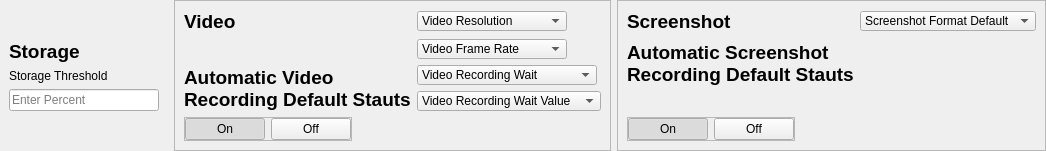
             <widget class="QFrame" name="configuration_header">
              <property name="frameShape">
               <enum>QFrame::NoFrame</enum>
              </property>
              <property name="frameShadow">
               <enum>QFrame::Raised</enum>
              </property>
              <layout class="QHBoxLayout" name="horizontalLayout_8">
               <property name="leftMargin">
                <number>0</number>
               </property>
               <property name="topMargin">
                <number>0</number>
               </property>
               <property name="rightMargin">
                <number>0</number>
               </property>
               <property name="bottomMargin">
                <number>0</number>
               </property>
               <item alignment="Qt::AlignLeft|Qt::AlignVCenter">
                <widget class="QFrame" name="frame_17">
                 <property name="frameShape">
                  <enum>QFrame::NoFrame</enum>
                 </property>
                 <property name="frameShadow">
                  <enum>QFrame::Raised</enum>
                 </property>
                 <layout class="QGridLayout" name="gridLayout_55">
                  <item row="1" column="1">
                   <widget class="QLabel" name="StorageThreshLabel">
                    <property name="font">
                     <font/>
                    </property>
                    <property name="text">
                     <string>Storage Threshold</string>
                    </property>
                    <property name="scaledContents">
                     <bool>false</bool>
                    </property>
                   </widget>
                  </item>
                  <item row="0" column="1">
                   <widget class="QLabel" name="StorageTitle">
                    <property name="font">
                     <font>
                      <pointsize>14</pointsize>
                      <weight>75</weight>
                      <bold>true</bold>
                     </font>
                    </property>
                    <property name="text">
                     <string>Storage</string>
                    </property>
                   </widget>
                  </item>
                  <item row="2" column="1">
                   <widget class="QLineEdit" name="StorageInValue">
                    <property name="minimumSize">
                     <size>
                      <width>150</width>
                      <height>0</height>
                     </size>
                    </property>
                    <property name="maximumSize">
                     <size>
                      <width>150</width>
                      <height>16777215</height>
                     </size>
                    </property>
                    <property name="text">
                     <string/>
                    </property>
                    <property name="maxLength">
                     <number>2</number>
                    </property>
                    <property name="placeholderText">
                     <string>Enter Percent</string>
                    </property>
                   </widget>
                  </item>
                 </layout>
                </widget>
               </item>
               <item>
                <widget class="QFrame" name="video_frame_2">
                 <property name="frameShape">
                  <enum>QFrame::StyledPanel</enum>
                 </property>
                 <property name="frameShadow">
                  <enum>QFrame::Raised</enum>
                 </property>
                 <layout class="QGridLayout" name="gridLayout_54">
                  <item row="4" column="0" alignment="Qt::AlignLeft|Qt::AlignBottom">
                   <widget class="QFrame" name="VideoStatButtonFrame">
                    <property name="frameShape">
                     <enum>QFrame::StyledPanel</enum>
                    </property>
                    <property name="frameShadow">
                     <enum>QFrame::Raised</enum>
                    </property>
                    <layout class="QGridLayout" name="gridLayout_68">
                     <property name="leftMargin">
                      <number>0</number>
                     </property>
                     <property name="topMargin">
                      <number>0</number>
                     </property>
                     <property name="rightMargin">
                      <number>0</number>
                     </property>
                     <property name="bottomMargin">
                      <number>0</number>
                     </property>
                     <item row="0" column="0">
                      <widget class="QPushButton" name="VideoStatOnButton">
                       <property name="text">
                        <string>On</string>
                       </property>
                       <property name="checkable">
                        <bool>true</bool>
                       </property>
                       <property name="checked">
                        <bool>true</bool>
                       </property>
                      </widget>
                     </item>
                     <item row="0" column="1">
                      <widget class="QPushButton" name="VideoStatusOffButton">
                       <property name="text">
                        <string>Off</string>
                       </property>
                       <property name="checkable">
                        <bool>true</bool>
                       </property>
                       <property name="checked">
                        <bool>false</bool>
                       </property>
                      </widget>
                     </item>
                    </layout>
                   </widget>
                  </item>
                  <item row="0" column="2">
                   <widget class="QComboBox" name="VideoResolutionSelect">
                    <property name="maximumSize">
                     <size>
                      <width>150</width>
                      <height>20</height>
                     </size>
                    </property>
                    <item>
                     <property name="text">
                      <string>Video Resolution</string>
                     </property>
                    </item>
                    <item>
                     <property name="text">
                      <string>360</string>
                     </property>
                    </item>
                    <item>
                     <property name="text">
                      <string>720</string>
                     </property>
                    </item>
                    <item>
                     <property name="text">
                      <string>480</string>
                     </property>
                    </item>
                    <item>
                     <property name="text">
                      <string>1080</string>
                     </property>
                    </item>
                   </widget>
                  </item>
                  <item row="3" column="2">
                   <widget class="QComboBox" name="WaitValueSelection">
                    <property name="maximumSize">
                     <size>
                      <width>220</width>
                      <height>20</height>
                     </size>
                    </property>
                    <item>
                     <property name="text">
                      <string>Video Recording Wait Value</string>
                     </property>
                    </item>
                    <item>
                     <property name="text">
                      <string>Seconds</string>
                     </property>
                    </item>
                    <item>
                     <property name="text">
                      <string>Minutes</string>
                     </property>
                    </item>
                    <item>
                     <property name="text">
                      <string>Hours</string>
                     </property>
                    </item>
                   </widget>
                  </item>
                  <item row="0" column="0" colspan="2">
                   <widget class="QLabel" name="VideoTitle">
                    <property name="font">
                     <font>
                      <pointsize>14</pointsize>
                      <weight>75</weight>
                      <bold>true</bold>
                     </font>
                    </property>
                    <property name="text">
                     <string>Video</string>
                    </property>
                   </widget>
                  </item>
                  <item row="2" column="2">
                   <widget class="QComboBox" name="VideoWaitSelection">
                    <property name="maximumSize">
                     <size>
                      <width>180</width>
                      <height>20</height>
                     </size>
                    </property>
                    <item>
                     <property name="text">
                      <string>Video Recording Wait</string>
                     </property>
                    </item>
                    <item>
                     <property name="text">
                      <string>15</string>
                     </property>
                    </item>
                    <item>
                     <property name="text">
                      <string>30</string>
                     </property>
                    </item>
                   </widget>
                  </item>
                  <item row="1" column="2">
                   <widget class="QComboBox" name="FrameRateSelect">
                    <property name="maximumSize">
                     <size>
                      <width>150</width>
                      <height>20</height>
                     </size>
                    </property>
                    <item>
                     <property name="text">
                      <string>Video Frame Rate</string>
                     </property>
                    </item>
                    <item>
                     <property name="text">
                      <string>15</string>
                     </property>
                    </item>
                    <item>
                     <property name="text">
                      <string>30</string>
                     </property>
                    </item>
                   </widget>
                  </item>
                  <item row="2" column="0" rowspan="2" colspan="2">
                   <widget class="QLabel" name="VideoAutoStat">
                    <property name="font">
                     <font>
                      <pointsize>14</pointsize>
                      <weight>75</weight>
                      <bold>true</bold>
                     </font>
                    </property>
                    <property name="text">
                     <string>Automatic Video Recording Default Stauts</string>
                    </property>
                    <property name="scaledContents">
                     <bool>false</bool>
                    </property>
                    <property name="wordWrap">
                     <bool>true</bool>
                    </property>
                   </widget>
                  </item>
                 </layout>
                </widget>
               </item>
               <item>
                <widget class="QFrame" name="frame_16">
                 <property name="frameShape">
                  <enum>QFrame::StyledPanel</enum>
                 </property>
                 <property name="frameShadow">
                  <enum>QFrame::Raised</enum>
                 </property>
                 <layout class="QGridLayout" name="gridLayout_56">
                  <item row="1" column="0" colspan="2">
                   <widget class="QLabel" name="ScreenshotStat">
                    <property name="font">
                     <font>
                      <pointsize>14</pointsize>
                      <weight>75</weight>
                      <bold>true</bold>
                     </font>
                    </property>
                    <property name="text">
                     <string>Automatic Screenshot Recording Default Stauts</string>
                    </property>
                    <property name="scaledContents">
                     <bool>false</bool>
                    </property>
                    <property name="wordWrap">
                     <bool>true</bool>
                    </property>
                   </widget>
                  </item>
                  <item row="0" column="0" colspan="2">
                   <widget class="QLabel" name="ScreenshotTitle">
                    <property name="font">
                     <font>
                      <pointsize>14</pointsize>
                      <weight>75</weight>
                      <bold>true</bold>
                     </font>
                    </property>
                    <property name="text">
                     <string>Screenshot</string>
                    </property>
                   </widget>
                  </item>
                  <item row="0" column="2">
                   <widget class="QComboBox" name="ScreenshotFormatDrop">
                    <property name="maximumSize">
                     <size>
                      <width>220</width>
                      <height>20</height>
                     </size>
                    </property>
                    <item>
                     <property name="text">
                      <string>Screenshot Format Default</string>
                     </property>
                    </item>
                    <item>
                     <property name="text">
                      <string>JPG</string>
                     </property>
                    </item>
                    <item>
                     <property name="text">
                      <string>PNG</string>
                     </property>
                    </item>
                   </widget>
                  </item>
                  <item row="2" column="0" alignment="Qt::AlignLeft|Qt::AlignBottom">
                   <widget class="QFrame" name="ScreenshotStatButtonFrame">
                    <property name="frameShape">
                     <enum>QFrame::StyledPanel</enum>
                    </property>
                    <property name="frameShadow">
                     <enum>QFrame::Raised</enum>
                    </property>
                    <layout class="QGridLayout" name="gridLayout_69">
                     <property name="leftMargin">
                      <number>0</number>
                     </property>
                     <property name="topMargin">
                      <number>0</number>
                     </property>
                     <property name="rightMargin">
                      <number>0</number>
                     </property>
                     <property name="bottomMargin">
                      <number>0</number>
                     </property>
                     <item row="0" column="0">
                      <widget class="QPushButton" name="ScreenshotStatOnButton">
                       <property name="text">
                        <string>On</string>
                       </property>
                       <property name="checkable">
                        <bool>true</bool>
                       </property>
                       <property name="checked">
                        <bool>true</bool>
                       </property>
                      </widget>
                     </item>
                     <item row="0" column="1">
                      <widget class="QPushButton" name="ScreenshotStatOffButton">
                       <property name="text">
                        <string>Off</string>
                       </property>
                       <property name="checkable">
                        <bool>true</bool>
                       </property>
                      </widget>
                     </item>
                    </layout>
                   </widget>
                  </item>
                 </layout>
                </widget>
               </item>
              </layout>
             </widget>
